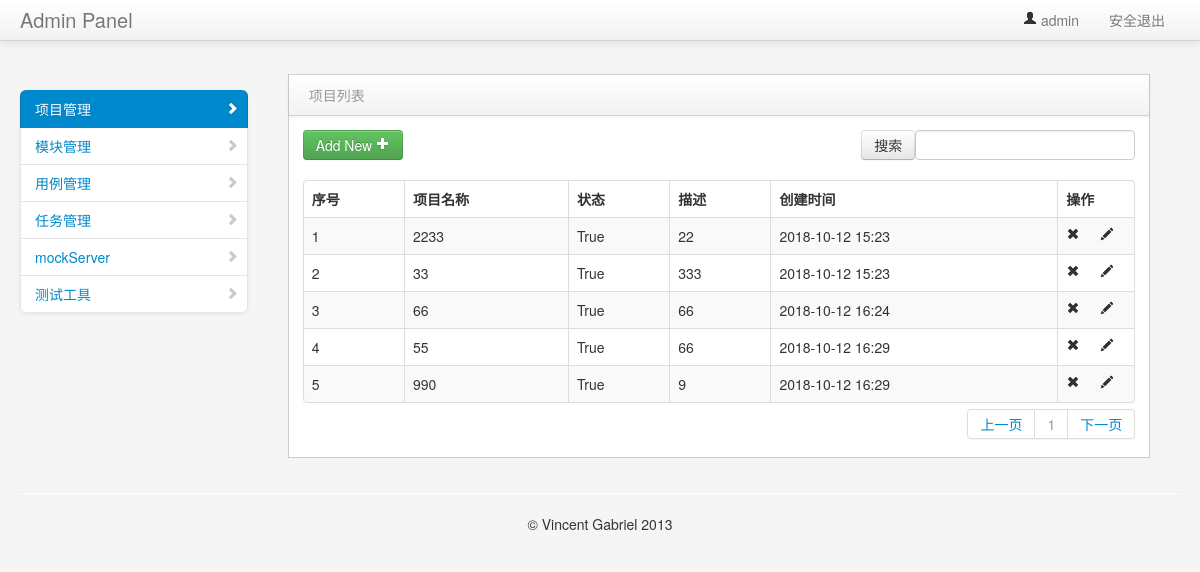
Before: /manage/project_manage/ (signed in) with the older database file.
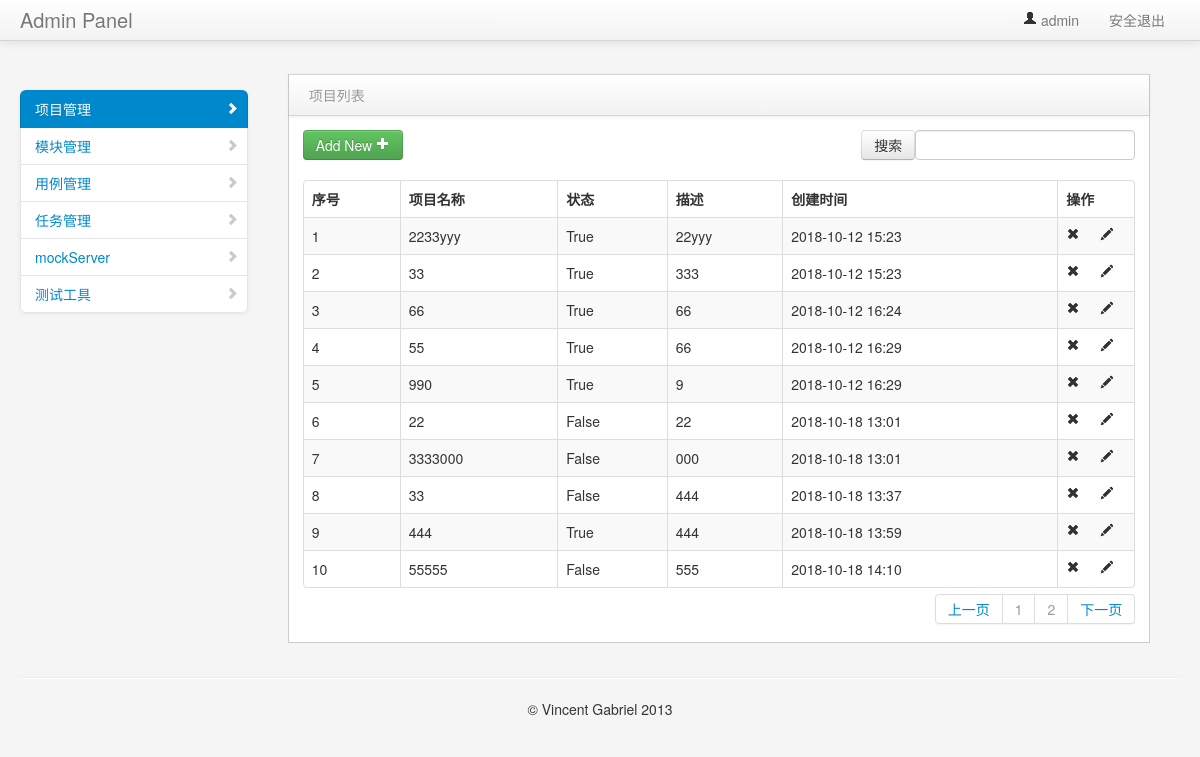
After: the same page with the newer database file.
### project_app/models.py (models this page shows, shortened)
class Project(models.Model):
    title = models.CharField(max_length=50)
    describe = models.TextField("描述",default="")
    status = models.BooleanField("状态",default=True)
    create_time = models.DateTimeField("创建时间",auto_now=True)

### project_app/views/project_views.py (the view)
# urls.py: path("project_manage/", project_views.project_manage),
@login_required #判断用户是否登录
def project_manage(request):
    page = request.GET.get('page')
    page = try_int(page, 1)
    count = Project.objects.all().count()
    pageObj = html_hepler.PageInfo(page, count)
    content = request.POST.get('search_project')
    if content is not None:
        project_data = Project.objects.filter(
                title__contains=content)
    else:
        project_data = Project.objects.all()[pageObj.start:pageObj.end]
    page_string = html_hepler.Pager(page, pageObj.all_page_count)
    username = request.session.get('user1', '')  # 读取浏览器 session
    return render(request, "project_manage.html", {"user": username,"project_data":project_data,
                                                   "page": page_string,"type":"list"})

### project_app/html_hepler.py (called while the page is built, shortened)
def Pager(page,all_page_count):
    page_html = []
    if page <= 1:
        prev_html = "<li class='next'><a href='#'>上一页</a></li>"
    else:
        prev_html = "<li class='next'><a href='/manage/project_manage/?page=%d'>上一页</a></li>" % (page - 1)
    page_html.append(prev_html)
    if all_page_count < 11:
        begin = 0
        end = all_page_count
    for i in range(begin,end):
        if page == i+1:
            a_html = "<li class='prev disabled'><a href = '/manage/project_manage/?page=%d'>%d</a></li>"%(i+1,i+1)
        else:
            a_html = "<li class='prev disabled'><a href = '/manage/project_manage/?page=%d'>%d</a></li>" % (i+1, i+1)
        page_html.append(a_html)
    next_html = "<li class='next'><a href = '/manage/project_manage/?page=%d'>下一页</a></li>" % (page + 1)
    page_html.append(next_html)
    page_string = mark_safe("".join(page_html))
    return page_string

    @property
    def start(self):
        return (self.CurrentPage-1) * self.PerItem

    @property
    def end(self):
        return self.CurrentPage * self.PerItem

    @property
    def all_page_count(self):
        temp = divmod(self.AllCount,self.PerItem)
        if temp[1] == 0:
            all_page_count = temp[0]
        else:
            all_page_count = temp[0] + 1
        return all_page_count

### project_app/views/project_views.py (called while the page is built)
def try_int(arg,default):
    try:
        arg = int(arg)
    except Exception as e:
        arg = default
    return arg

### templates/project_manage.html (shortened to what this page needs)
{% extends "common/nav.html" %}
    {% block context %}
<div class="span3" id="sidebar">
    <ul class="nav nav-list bs-docs-sidenav nav-collapse collapse">
        <li class="active">
            <a href="/manage/project_manage/"><i class="icon-chevron-right"></i>项目管理</a>
        </li>
        <li>
            <a href="/manage/module_manage/"><i class="icon-chevron-right"></i>模块管理</a>
        </li>
        <li>
            <a href="interface.html"><i class="icon-chevron-right"></i>用例管理</a>
        </li>
        <li>
            <a href="interface.html"><i class="icon-chevron-right"></i>任务管理</a>
        </li>
        <li>
            <a href="interface.html"><i class="icon-chevron-right"></i>mockServer</a>
        </li>
        <li>
            <a href="interface.html"><i class="icon-chevron-right"></i>测试工具</a>
        </li>
    </ul>
</div>
<div class="span9" id="content">
    <div class="row-fluid">
   {% if type == 'list'%}
         <div class="block">
            <div class="navbar navbar-inner block-header">
                <div class="muted pull-left">项目列表</div>
            </div>
            <div class="block-content collapse in">
                <div class="span12">
                   <div class="table-toolbar">
                      <div class="btn-group">
                         <a href="/manage/add_project/"><button class="btn btn-success">Add New <i class="icon-plus icon-white"></i></button></a>
                      </div>
                      <div class="btn-group pull-right">
                         <div class="dataTables_filter" id="example_filter">
                             <form method="post" action="/manage/project_manage/">
                              <input class="btn" type="submit" value="搜索">
                              <label><input type="text" aria-controls="example" id="search_project" name="search_project"></label>
                             </form>
                        </div>
                      </div>
                   </div>
                    <table cellpadding="0" cellspacing="0" border="0" class="table table-striped table-bordered" id="example2">
                        <thead>
                            <tr>
                                <th>序号</th>
                                <th>项目名称</th>
                                <th>状态</th>
                                <th>描述</th>
                                <th>创建时间</th>
                                <th>操作</th>
                            </tr>
                        </thead>
                        <tbody>
                        {% for data in project_data %}
                            <tr class="gradeU">
                                <td>{{forloop.counter }}</td>
                                <td>{{data.title}}</td>
                                <td>{{data.status}}</td>
                                <td class="center">{{data.describe}}</td>
                                <td class="center">{{data.create_time |date:"Y-m-d H:i"}}</td>
                                <td class="center" style="width: 60px;">
                                    <a onclick="del_id('{{ data.id }}')"><i class="icon-remove"></i></a>
                                    <a href="/manage/edit_project/{{ data.id }}/"><i class="icon-pencil"></i></a>
                                </td>
                            </tr>
                        {% endfor %}
                        </tbody>
                    </table>
                </div>
                <div id="pageslist" class="dataTables_paginate paging_bootstrap pagination">
                    <ul>
                        {{ page }}
                    </ul>
                </div>
            </div>
         </div>
    </div>
</div>
 {% endif %}
    {% endblock context %}

### templates/common/nav.html (shortened to what this page needs)
<!DOCTYPE html>
<html>
    <head>
        <link href="/static/bootstrap/css/bootstrap.min.css" rel="stylesheet" media="screen">
        <link href="/static/bootstrap/css/bootstrap-responsive.min.css" rel="stylesheet" media="screen">
        <link href="/static/assets/css/styles.css" rel="stylesheet" media="screen">
        <link href="/static/assets/css/DT_bootstrap.css" rel="stylesheet" media="screen">
    </head>
    <body>
        <div class="navbar navbar-fixed-top">
            <div class="navbar-inner">
                <div class="container-fluid">
                    <a class="brand" href="#">Admin Panel</a>
                    <div class="nav-collapse collapse">
                        <ul class="nav pull-right">
                            <li class="dropdown">
                                <a href="#" role="button" class="dropdown-toggle" data-toggle="dropdown">
                                    <i class="icon-user"></i> {{user}}
                                </a>
                            </li>
                            <li>
                                <a tabindex="-1" href="/user/logout/">安全退出</a>
                            </li>
                        </ul>
                    </div>
                </div>
            </div>
        </div>
        <div class="container-fluid">
            <div class="row-fluid">
                 {% block context %}
                 {% endblock context %}
            </div>
            <hr>
            <footer>
                <p style="text-align: center">&copy; Vincent Gabriel 2013</p>
            </footer>
        </div>
    </body>
</html>

### static/assets/css/styles.css (style rules this page uses)
body { padding-top: 0; padding-bottom: 40px; background-color: #f5f5f5; }
@media (min-width: 979px) { body { padding-top: 60px; } }
#content { margin-left:0px; }
.block { border: 1px solid #ccc; background: white; margin: 1em 0em; border-top: none; }
.block-content { margin: 1em; min-height: .25em; }
.block-header { margin-bottom: 0px; border-right: none; border-left: none; -webkit-border-radius: 0px; -moz-border-radius: 0px; border-radius: 0px; }
.block-header div { padding-top: 10px; }
.bs-docs-sidenav { max-width: 228px; margin: 30px 0 0; padding: 0; background-color: #fff; -webkit-border-radius: 6px; -moz-border-radius: 6px; border-radius: 6px; -webkit-box-shadow: 0 1px 4px rgba(0,0,0,.065); -moz-box-shadow: 0 1px 4px rgba(0,0,0,.065); box-shadow: 0 1px 4px rgba(0,0,0,.065); }
.bs-docs-sidenav > li > a { display: block; width: 190px \9; margin: 0 0 -1px; padding: 8px 14px; border: 1px solid #e5e5e5; }
.bs-docs-sidenav > li:first-child > a { -webkit-border-radius: 6px 6px 0 0; -moz-border-radius: 6px 6px 0 0; border-radius: 6px 6px 0 0; }
.bs-docs-sidenav > li:last-child > a { -webkit-border-radius: 0 0 6px 6px; -moz-border-radius: 0 0 6px 6px; border-radius: 0 0 6px 6px; }
.bs-docs-sidenav > .active > a { position: relative; z-index: 2; padding: 9px 15px; border: 0; text-shadow: 0 1px 0 rgba(0,0,0,.15); -webkit-box-shadow: inset 1px 0 0 rgba(0,0,0,.1), inset -1px 0 0 rgba(0,0,0,.1); -moz-box-shadow: inset 1px 0 0 rgba(0,0,0,.1), inset -1px 0 0 rgba(0,0,0,.1); box-shadow: inset 1px 0 0 rgba(0,0,0,.1), inset -1px 0 0 rgba(0,0,0,.1); }
.bs-docs-sidenav .icon-chevron-right { float: right; margin-top: 2px; margin-right: -6px; opacity: .25; }
.bs-docs-sidenav .active .icon-chevron-right, .bs-docs-sidenav .active a:hover .icon-chevron-right { opacity: 1; }

Changed rows visible on the page:
changed Project: title "2233" → "2233yyy"; describe "22" → "22yyy"
added Project: title "22", status "False", describe "22", create_time "2018-10-18 13:01"
added Project: title "3333000", status "False", describe "000", create_time "2018-10-18 13:01"
added Project: title "33", status "False", describe "444", create_time "2018-10-18 13:37"
added Project: title "444", status "True", describe "444", create_time "2018-10-18 13:59"
added Project: title "55555", status "False", describe "555", create_time "2018-10-18 14:10"
Other visible differences:
{{ page }}: "上一页 1 下一页" → "上一页 1 2 下一页"
